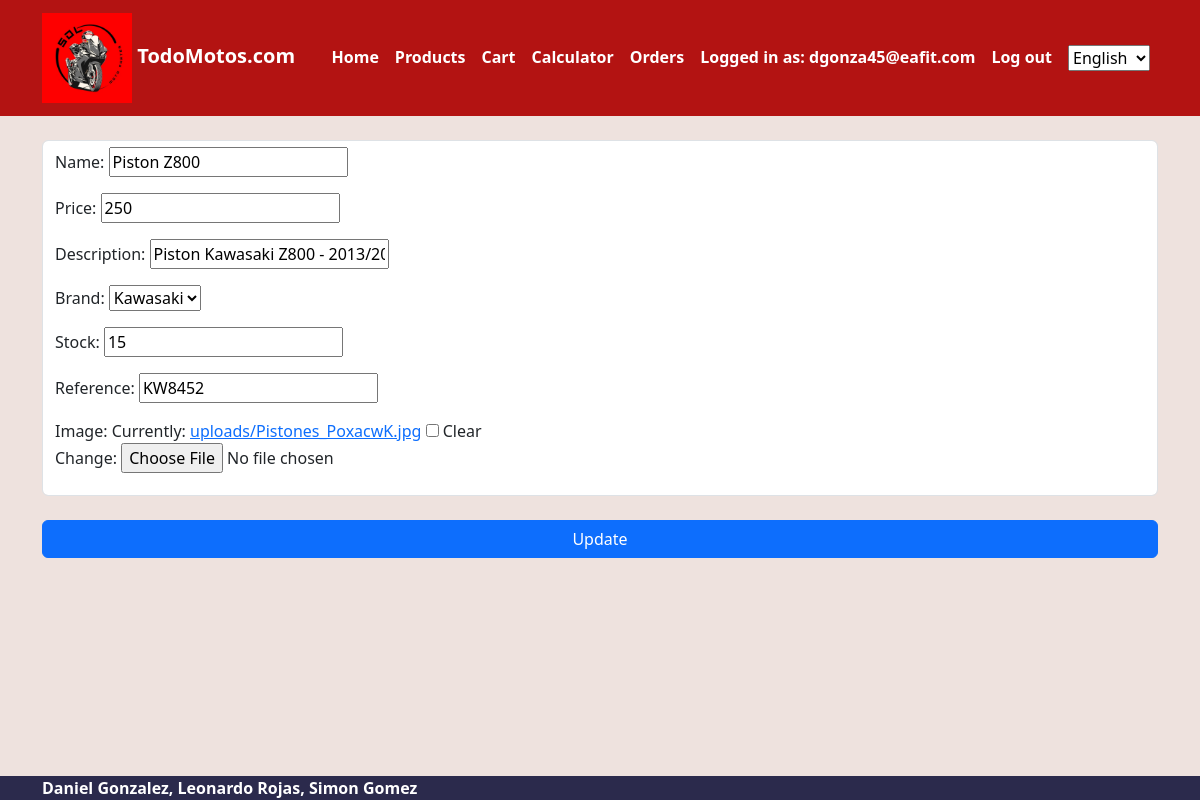
Page /en/product/update/1 (signed in) on the earlier database version.
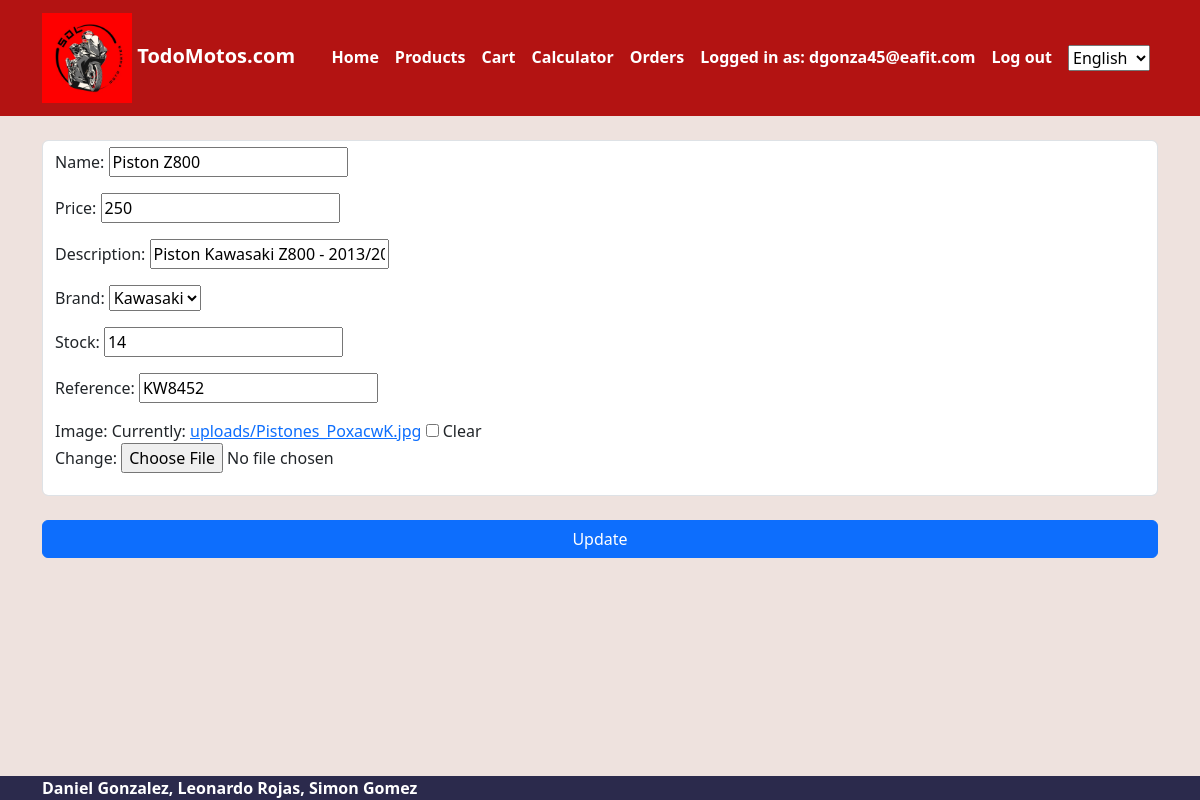
Same page on the later database version.
### ecommerce/models.py (models this page shows)
class Product(models.Model):
    name = models.CharField(max_length=255)
    brand = models.CharField(max_length=50, null=True)
    description = models.CharField(max_length=300)
    reference = models.CharField(max_length=50)
    price = models.IntegerField()
    stock = models.IntegerField()
    image = models.ImageField(upload_to='uploads/', null=True, blank=True)

### ecommerce/views.py (the view)
# urls.py: path('product/update/<pk>',ProductUpdateView.as_view(),name='updateproduct'),
class ProductUpdateView(PermissionRequiredMixin, UpdateView):
    model = Product
    permission_required = 'auth.is_superuser'
    template_name = "pages/update.html"
    form_class = ProductForm
    success_url = "/products/"

### ecommerce/forms.py (shortened to what this page needs)
class ProductForm(forms.ModelForm):
    class Meta:
        model = Product
        fields = ['name','price', 'description','brand','stock', 'reference', 'image']
    BRAND_CHOICES = [
        ("","---"),
        ("Kawasaki", "Kawasaki"),
        ("Honda", "Honda"),
        ("Yamaha", "Yamaha"),
        ("Suzuki", "Suzuki"),
    ]
    brand = forms.ChoiceField(label="Brand", choices=BRAND_CHOICES, required=False)

### ecommerce/templates/pages/update.html (shortened to what this page needs)
{% extends 'base.html' %}
{% block content %}
<form method="post" enctype="multipart/form-data">
    <div class="d-grid gap-3">
    <div class="form-control mb-2">{{ form.as_p }}</div>
    <input type="submit" value="Update" class=" btn btn-primary">
    </div>
</form>
{% endblock %}

Differences in the rows shown:
changed Product "Piston Z800": stock "15" → "14"
